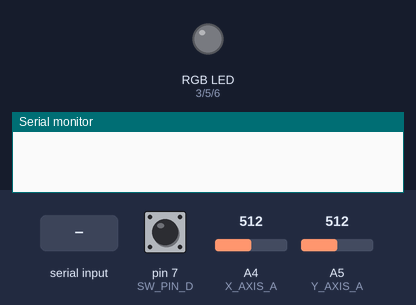
The sketch below on a simulated Arduino Uno, built with avr-gcc and run on an emulated ATmega328P. Parts: an RGB LED mixed from three pins (HIGH = lit), the last lines printed to the serial monitor. The test bench sets the inputs (shaded band); at power-on: pin 7 (SW_PIN_D) HIGH, A5 (Y_AXIS_A) = 512, A4 (X_AXIS_A) = 512.

Above: at 1.2 s.
1.3 s: pin 7 (SW_PIN_D) pulled LOW for 0.15 s
At 1.7 s:
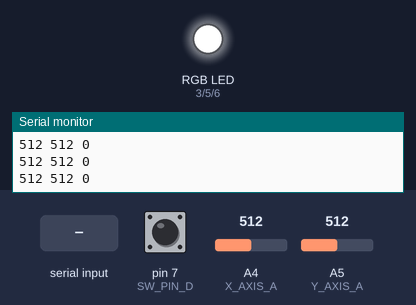
2.9 s: A5 (Y_AXIS_A) set to 50
At 4.1 s:
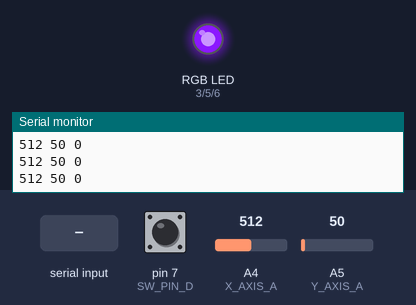
4.4 s: A4 (X_AXIS_A) set to 900
At 5.4 s:
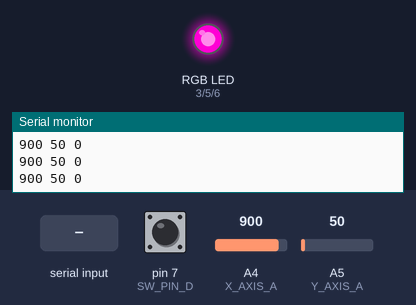
5.9 s: "90 45 200\n" received over Serial
At 7.0 s:
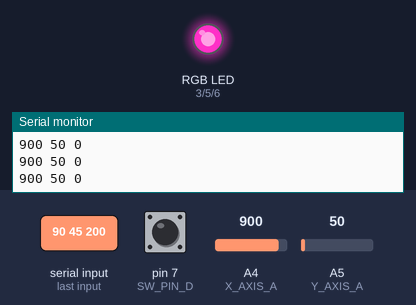
7.4 s: "30 150 10\n" received over Serial
At 8.1 s:
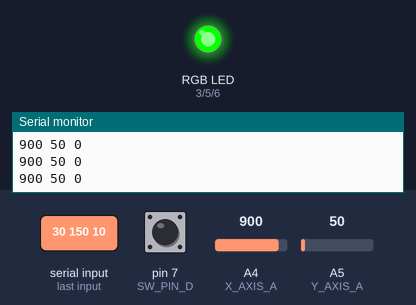
8.9 s: "90 45\n" received over Serial
At 10.3 s:
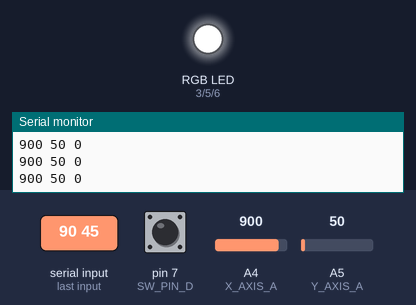
Timing chart, 0 to 11.4 s (numbered marks = the images above; inputs shaded):
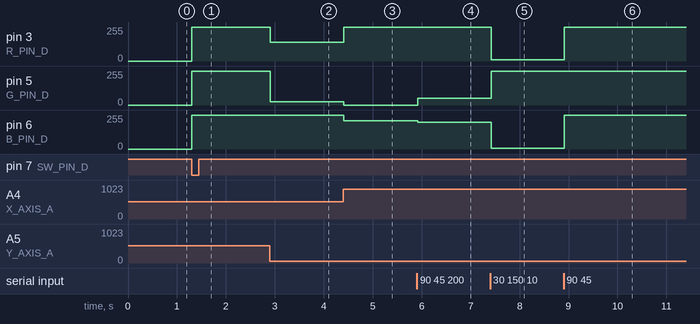

Measured:
- after the input at 1.3 s, pin 3 (R_PIN_D), pin 5 (G_PIN_D), pin 6 (B_PIN_D): 0/255 → 255/255 at once
- after the input at 2.9 s, pin 3 (R_PIN_D): 255/255 → 139/255 at once; pin 5 (G_PIN_D): 255/255 → 24/255 at once
- after the input at 4.4 s, pin 3 (R_PIN_D): 139/255 → 255/255 at once; pin 5 (G_PIN_D): 24/255 → 0/255 at once; pin 6 (B_PIN_D): 255/255 → 212/255 at once
- after the input at 5.9 s, pin 5 (G_PIN_D): 0/255 → 49/255 at once; pin 6 (B_PIN_D): 212/255 → 199/255 at once
- after the input at 7.4 s, pin 3 (R_PIN_D): 255/255 → 9/255 at once; pin 5 (G_PIN_D): 49/255 → 255/255 at once; pin 6 (B_PIN_D): 199/255 → 4/255 at once
- after the input at 8.9 s, pin 3 (R_PIN_D): 9/255 → 255/255 at once; pin 6 (B_PIN_D): 4/255 → 255/255 at once

The sketch:

sketch_project.ino
```cpp
#include <Arduino.h>
#include <math.h>

#define num_type float

#define SPTR_SIZE   20
char   *sPtr [SPTR_SIZE];
String command;

num_type gl_h;
num_type gl_s;
const num_type gl_v = 1.0;

//LED Pins
const int R_PIN_D = 3;
const int G_PIN_D = 5;
const int B_PIN_D = 6;
//Put GND in GND

int global_mode = 1; // 1 = joystick | 2 = python

//Joystick pins
const int SW_PIN_D = 7;
const int X_AXIS_A = A4;
const int Y_AXIS_A = A5;
//Put GND in GND
//Put 5V in 5V

bool SWLastState = false;
bool isLEDOn = false;

void setup() {
    pinMode(R_PIN_D, OUTPUT);
    pinMode(G_PIN_D, OUTPUT);
    pinMode(B_PIN_D, OUTPUT);

    pinMode(SW_PIN_D, INPUT_PULLUP);
    pinMode(X_AXIS_A, INPUT);
    pinMode(Y_AXIS_A, INPUT);

    Serial.begin(9600);
}

struct joystick {
  bool isPush;
  int xAxis;
  int yAxis;
};

struct joystick getJoystick() {
  return joystick {
    !digitalRead(SW_PIN_D),
    analogRead(X_AXIS_A),
    analogRead(Y_AXIS_A)
    };
}

// Used to split the command received in parameter
int separate (
    String str,
    char   **p,
    int    size )
{
    int  n;
    char s [100];

    strcpy (s, str.c_str ());

    *p++ = strtok (s, " ");
    for (n = 1; NULL != (*p++ = strtok (NULL, " ")); n++)
        if (size == n)
            break;

    return n;
}

void toggleLED(bool joy, int r, int g, int b) {
    // turn on the led
    if (joy) {
      analogWrite(R_PIN_D, r);
      analogWrite(G_PIN_D, g);
      analogWrite(B_PIN_D, b);
    }
    // turn off the led
    else {
      analogWrite(R_PIN_D, LOW);
      analogWrite(G_PIN_D, LOW);
      analogWrite(B_PIN_D, LOW);
    }
}


void getHSV(num_type x, num_type y, num_type* h, num_type* s, num_type* v) {
  // center is P(511, 511), min-max is (0, 1023)
  x -= 512;
  y -= 512;
  // now center is P(0, 0), min-max is (-512, 511)

  // hue is the angle between 0 and 360 between our position and the xAxis
  num_type hue;
  if (x == 0) {
    if (y == 0)
      hue = 0.0;
    else {
      hue = (y > 0) ? 90.0 : 270.0;
    }
  }

  else {
    hue = atan(y / x) * 180.0 / PI;

    // first and third quarter
    if (hue >= 0) {
      // first quarter
      if (x > 0)
      {}
      // third quarter
      else
        hue += 180.0;
    }

    // second and fourth quarter
    else {
      // second quarter
      if (y >= 0)
        hue += 180.0;
      // fourth quarter
      else
        hue += 360.0;
    }
  }

  // saturation = norm(P, joy.pos)
  num_type un = x*x + y*y;
  num_type deux = sqrt(un);
  num_type saturation = deux / 512.0;
  // because sometimes it goes over 1, certainly because the values are even and not odd
  if (saturation > 1)
    saturation = 1;
  // it shouldnt come here
  if (saturation < 0)
    saturation = 0;

  // value hardcoded, might take if from an other input later
  num_type value = 1.0;

  *h = hue;
  *s = saturation;
  *v = value;
}

// void debug(num_type h, num_type s, num_type v, num_type un, num_type deux, num_type trois, num_type c, num_type x, num_type m) {
//     Serial.print("hsv: ");
//   Serial.print(h);
//   Serial.print(" ");
//   Serial.print(s);
//   Serial.print(" ");
//   Serial.println(v);

//   Serial.print("123: ");
//   Serial.print(un);
//   Serial.print(" ");
//   Serial.print(deux);
//   Serial.print(" ");
//   Serial.println(trois);

//   Serial.print("cxm ");
//   Serial.print(c);
//   Serial.print(" ");
//   Serial.print(x);
//   Serial.print(" ");
//   Serial.println(m);

//   Serial.println();
// }

num_type num_type_mod(num_type x, int mod) {
  while (x > mod)
    x -= mod;
  return x;
}

void getRGBValues(joystick joy, int* r, int* g, int* b) {
  // xAxis and yAxis between 0 and 1023
  // r, g, b between 0 and 255
  num_type h, s, v;
  if (global_mode == 1) {
    getHSV(joy.xAxis, joy.yAxis, &h, &s, &v);
    Serial.print(joy.xAxis);
    Serial.print(" ");
    Serial.print(joy.yAxis);
    Serial.print(" ");
    Serial.println(joy.isPush);
  }
  else{
    h = gl_h;
    s = gl_s;
    v = gl_v;
  }

  num_type c = v * s;
  num_type un = h / 60;
  num_type deux = num_type_mod(un, 2) - 1;
  num_type trois = 1 - abs(deux);

  num_type x = c * trois;
  // num_type x = c * (1 - abs(((int)(h / 60.0)) % 2 - 1));
  num_type m = v - c;

  // debug(h, s, v, un, deux, trois, c, x, m);

  num_type num_typeR;
  num_type num_typeG;
  num_type num_typeB;


  if (0 <= h && h < 60) {
    // rgb = [c, x, 0]
    num_typeR = c;
    num_typeG = x;
    num_typeB = 0;
  } else if (60 <= h && h < 120) {
    // rgb = [x, c, 0]
    num_typeR = x;
    num_typeG = c;
    num_typeB = 0;
  } else if (120 <= h && h < 180) {
    // rgb = [0, c, x]
    num_typeR = 0;
    num_typeG = c;
    num_typeB = x;
  } else if (180 <= h && h < 240) {
    // rgb = [0, x, c]
    num_typeR = 0;
    num_typeG = x;
    num_typeB = c;
  } else if (240 <= h && h < 300) {
    // rgb = [x, 0, c]
    num_typeR = x;
    num_typeG = 0;
    num_typeB = c;
  } else if (300 <= h && h < 360) {
    // rgb = [c, 0, x]
    num_typeR = c;
    num_typeG = 0;
    num_typeB = x;
  }

  // Serial.print("rgb1: ");
  // Serial.print(*r);
  // Serial.print(" ");
  // Serial.print(*g);
  // Serial.print(" ");
  // Serial.println(*b);
  *r = (num_typeR + m) * 255;
  *g = (num_typeG + m) * 255;
  *b = (num_typeB + m) * 255;
  // Serial.print("rgb2: ");
  // Serial.print(*r);
  // Serial.print(" ");
  // Serial.print(*g);
  // Serial.print(" ");
  // Serial.println(*b);
  // Serial.println();
}

void globalMode(){
  if (Serial.available()) {
      ///Getting the inputs
    command = Serial.readStringUntil('\n');
    command.trim();
    //The command is received in the following form:
      //1 32.0 1.0 mode
    int N = separate(command, sPtr, SPTR_SIZE);
    isLEDOn = atoi(sPtr[0]);
    gl_h = atof(sPtr[1]);
    gl_s = atof(sPtr[2]);
    global_mode = atof(sPtr[3]);

    joystick joy = joystick{0,0,0};
    int r, g, b;
    if (isLEDOn)
      getRGBValues(joy, &r, &g, &b);
    toggleLED(isLEDOn, r, g, b);
  }
}

void check_mode(){
    if (Serial.available()) {
      ///Getting the inputs
      command = Serial.readStringUntil('\n');
      command.trim();
      //The command is received in the following form:
      //1 32.0 1.0 mode
      int N = separate(command, sPtr, SPTR_SIZE);
      isLEDOn = atoi(sPtr[0]);
      gl_h = atof(sPtr[1]);
      gl_s = atof(sPtr[2]);
      global_mode = atof(sPtr[3]);
  }
}

void loop() {
  if (global_mode == 2){
    globalMode();
    delay(10);
  }
  else {
    joystick joy = getJoystick();
    if (!joy.isPush)
      SWLastState = false;

    // the button just got clicked (simulate a switch)
    else if (joy.isPush != SWLastState) {
      SWLastState = true;
      isLEDOn = !isLEDOn;
    }

    int r, g, b;
    if (isLEDOn)
      getRGBValues(joy, &r, &g, &b);
    toggleLED(isLEDOn, r, g, b);

    check_mode();

    delay(10);
  }
}
```
